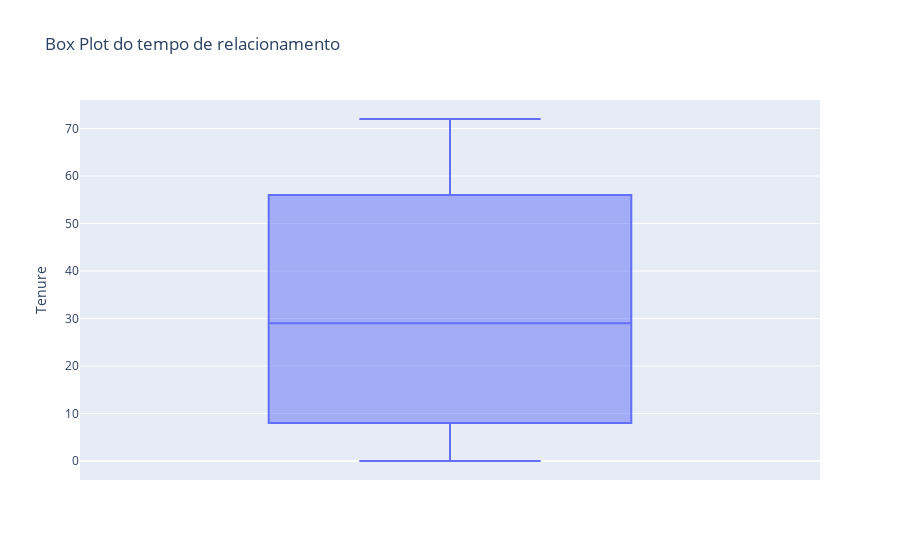
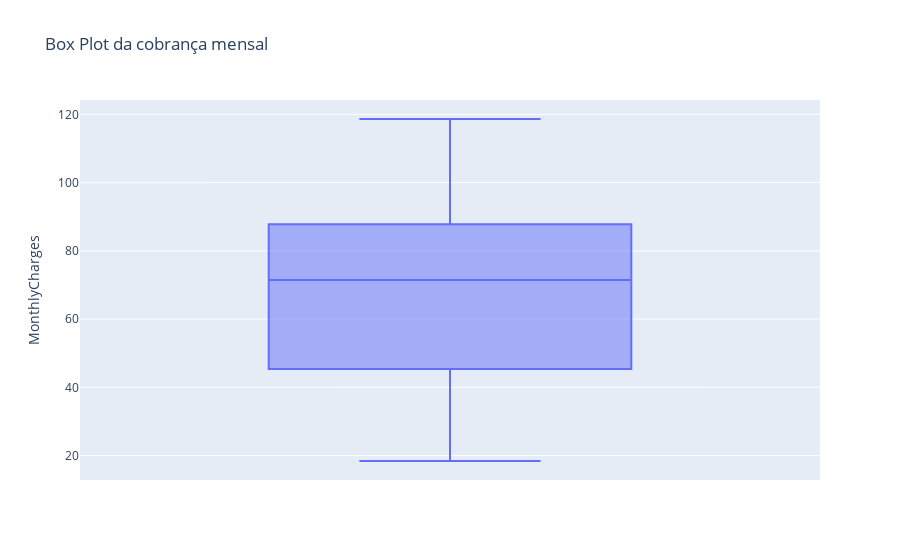
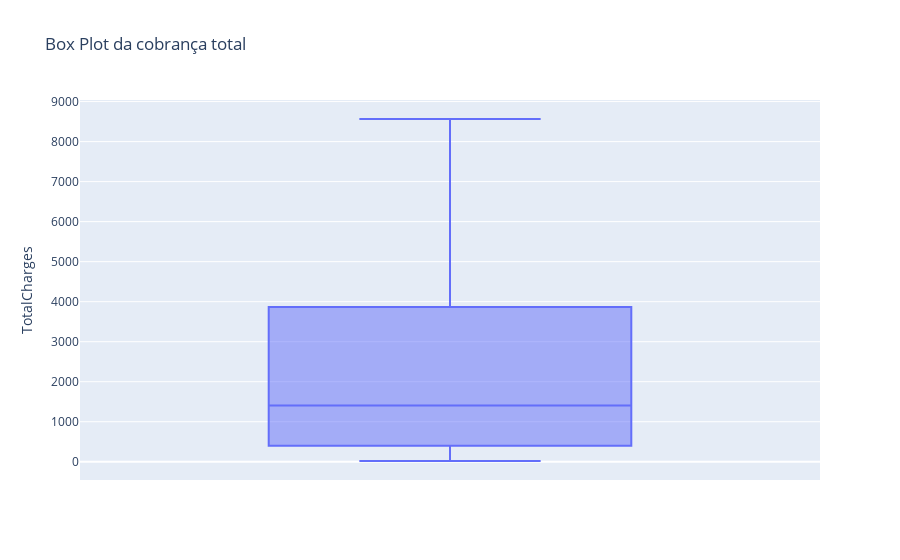

Notebook code for these charts, in order:
### Code cell
fig = px.box(df, y='Tenure', title='Box Plot do tempo de relacionamento', labels={'Tempo de Relacionamento': 'Valores'})
fig.show()

fig = px.box(df, y='MonthlyCharges', title='Box Plot da cobrança mensal', labels={'Cobrança Mensal': 'Valores'})
fig.show()

fig = px.box(df, y='TotalCharges', title='Box Plot da cobrança total', labels={'Cobrança Total': 'Valores'})
fig.show()

### Figure 1 — Plotly figure (JSON) as saved in the notebook; plotly's stock layout.template omitted (floating-point values rounded to 4 significant figures; data arrays with more than 128 entries replaced by an {"elided": "..."} marker saying what was removed)
{"data": [{"alignmentgroup": "True", "hovertemplate": "Tenure=%{y}<extra></extra>", "legendgroup": "", "marker": {"color": "#636efa"}, "name": "", "notched": false, "offsetgroup": "", "orientation": "v", "showlegend": false, "type": "box", "x0": " ", "xaxis": "x", "y": {"elided": "2488 int values"}, "y0": " ", "yaxis": "y"}], "layout": {"boxmode": "group", "legend": {"tracegroupgap": 0}, "title": {"text": "Box Plot do tempo de relacionamento"}, "xaxis": {"anchor": "y", "domain": [0, 1]}, "yaxis": {"anchor": "x", "domain": [0, 1], "title": {"text": "Tenure"}}}}

### Figure 2 — Plotly figure (JSON) as saved in the notebook; plotly's stock layout.template omitted (floating-point values rounded to 4 significant figures; data arrays with more than 128 entries replaced by an {"elided": "..."} marker saying what was removed)
{"data": [{"alignmentgroup": "True", "hovertemplate": "MonthlyCharges=%{y}<extra></extra>", "legendgroup": "", "marker": {"color": "#636efa"}, "name": "", "notched": false, "offsetgroup": "", "orientation": "v", "showlegend": false, "type": "box", "x0": " ", "xaxis": "x", "y": {"elided": "2488 float values"}, "y0": " ", "yaxis": "y"}], "layout": {"boxmode": "group", "legend": {"tracegroupgap": 0}, "title": {"text": "Box Plot da cobrança mensal"}, "xaxis": {"anchor": "y", "domain": [0, 1]}, "yaxis": {"anchor": "x", "domain": [0, 1], "title": {"text": "MonthlyCharges"}}}}

### Figure 3 — Plotly figure (JSON) as saved in the notebook; plotly's stock layout.template omitted (floating-point values rounded to 4 significant figures; data arrays with more than 128 entries replaced by an {"elided": "..."} marker saying what was removed)
{"data": [{"alignmentgroup": "True", "hovertemplate": "TotalCharges=%{y}<extra></extra>", "legendgroup": "", "marker": {"color": "#636efa"}, "name": "", "notched": false, "offsetgroup": "", "orientation": "v", "showlegend": false, "type": "box", "x0": " ", "xaxis": "x", "y": {"elided": "2488 float values"}, "y0": " ", "yaxis": "y"}], "layout": {"boxmode": "group", "legend": {"tracegroupgap": 0}, "title": {"text": "Box Plot da cobrança total"}, "xaxis": {"anchor": "y", "domain": [0, 1]}, "yaxis": {"anchor": "x", "domain": [0, 1], "title": {"text": "TotalCharges"}}}}
